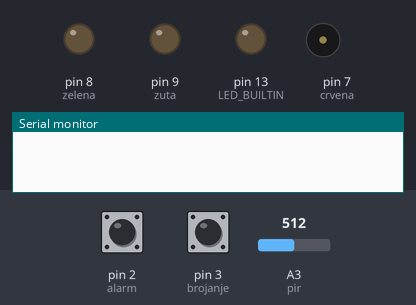
Simulated run of this sketch. Board: Arduino Uno, built with avr-gcc and run on an emulated ATmega328P. Shown: output pins drawn as LEDs (lit = HIGH), buzzer (waves = sounding), the last lines printed to the serial monitor. Inputs (shaded band) come from the test bench; at power-on: pin 2 (alarm) HIGH, pin 3 (brojanje) HIGH, A3 (pir) = 512.

Above: at 1.2 s.
1.3 s: pin 2 (alarm) pulled LOW for 1 s
At 3.8 s:
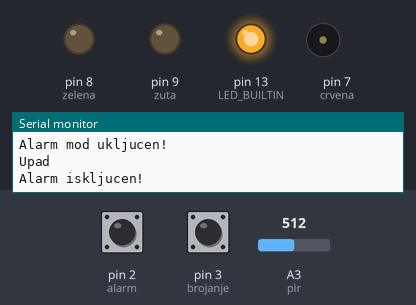
4.1 s: pin 3 (brojanje) pulled LOW for 0.15 s
At 5.2 s:
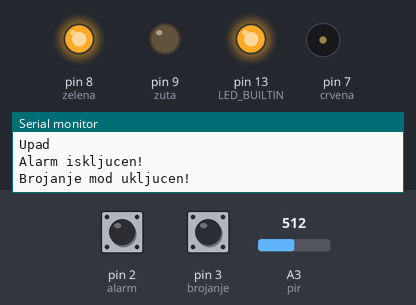
5.7 s: A3 (pir) set to 214
7.2 s: A3 (pir) set to 182
At 7.5 s:
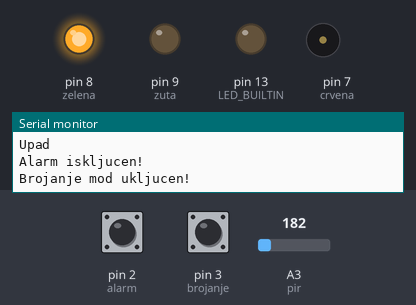
8.7 s: pin 3 (brojanje) pulled LOW for 1 s
At 9.6 s:
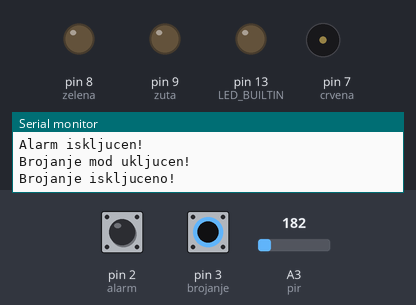
11.2 s: pin 3 (brojanje) pulled LOW for 3.2 s
At 15.5 s:
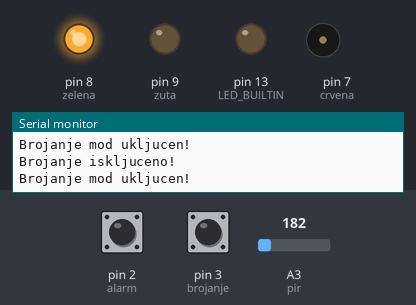
Timing chart, 0 to 16.9 s (numbered marks = the images above; inputs shaded):
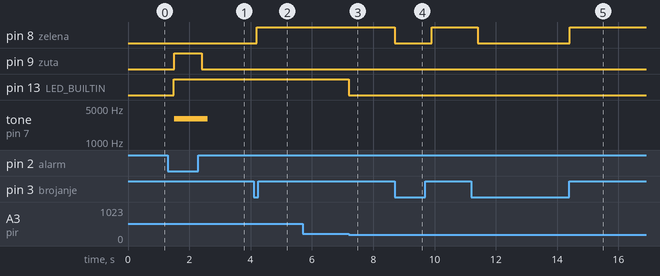

Measured:
- the behaviour switches between 200 and 199 on A3 (pir) (found by bisection; images 2 and 3)
- after the input at 1.3 s, pin 9 (zuta): LOW → HIGH after 0.20 s, → LOW 0.90 s later; pin 13 (LED_BUILTIN): LOW → HIGH after 0.20 s; tone on pin 7 (crvena): silent → 3000 Hz after 0.20 s, → silent 1.1 s later
- after the input at 4.1 s, pin 8 (zelena): LOW → HIGH after 0.10 s
- after the input at 5.7 s, every drawn part: stays the same
- after the input at 7.2 s, pin 13 (LED_BUILTIN): HIGH → LOW at once
- after the input at 8.7 s, pin 8 (zelena): HIGH → LOW at once, → HIGH 1.2 s later
- after the input at 11.2 s, pin 8 (zelena): HIGH → LOW after 0.21 s, → HIGH 3.0 s later

The sketch:

PMTarduino.ino
```cpp
int pir = A3;
int detekcija = 0;
int alarm = 2;
int brojanje = 3;
volatile int brprit = 0;
volatile int alarmprit = 0;
volatile int mod = 2;
volatile int ispis = 0;
volatile int ugaseno = 0;
volatile int ugasenobr = 0;
int crvena = 7;
int zelena = 8;
int zuta = 9;
volatile int stanjeC = LOW;
volatile int stanjeZ = LOW;
volatile int stanjeZu = LOW;
volatile int brojac = 0;

void setup() {
  pinMode(crvena, OUTPUT);
  pinMode(zelena, OUTPUT);
  pinMode(zuta, OUTPUT);
  pinMode(pir, INPUT);
  pinMode(LED_BUILTIN, OUTPUT);
  Serial.begin(9600);
  pinMode(alarm, INPUT_PULLUP);
  pinMode(brojanje, INPUT_PULLUP);
  attachInterrupt(digitalPinToInterrupt(alarm), prekid1, HIGH);
  attachInterrupt(digitalPinToInterrupt(brojanje), prekid2, HIGH);
}

void loop() {

  if (ispis == 1) {
    ispis = 0;
    Serial.println("Alarm mod ukljucen!");
  }
  if (ispis == 2) {
    ispis = 0;
    Serial.println("Brojanje mod ukljucen!");
  }
  if (ugaseno == 1) {
    ugaseno = 0;
    Serial.println("Alarm iskljucen!");
  }
  if (ugasenobr == 1) {
    ugasenobr = 0;
    Serial.println("Brojanje iskljuceno!");
  }
  /* alarmprit = digitalRead(alarm);
    brprit = digitalRead(brojanje);

    if(alarmprit != 0){
     Serial.println("Alarm mod ukljucen!");
    }

    if(brprit !=0){
     Serial.println("Brojanje mod ukljucen!");
    }

    if (alarmprit != 0  || mod == 0) {
     mod = 0;
    }
    if (brprit != 0 || mod == 1) {
     mod = 1;
    }*/
  if (mod == 0) {
    if (analogRead(pir) > 500 && detekcija == 0 && stanjeC == 0) {
      detekcija = 1;
      Serial.println("Upad");
      //stanjeC = HIGH;
      stanjeC = 3000;
      digitalWrite(LED_BUILTIN, HIGH);
    }
    if (analogRead(pir) < 200) {
      detekcija = 0;
      digitalWrite(LED_BUILTIN, LOW);
    }

  }
  if (mod == 1) {
    if (analogRead(pir) > 500 && detekcija == 0) {
      detekcija = 1;
      brojac++;
      digitalWrite(LED_BUILTIN, HIGH);
      Serial.println("Prosao");
      Serial.println(brojac);
    }
    if (analogRead(pir) < 200) {
      detekcija = 0;
      digitalWrite(LED_BUILTIN, LOW);
    }
  }

  //digitalWrite(crvena, stanjeC);
  digitalWrite(zuta, stanjeZu);
  digitalWrite(zelena, stanjeZ);
  if (stanjeC > 0) {
    tone(crvena, stanjeC, 500);
  }


  delay(300);


}

void prekid1() {

  static unsigned long last_interrupt_time = 0;
  unsigned long interrupt_time = millis();
  // If interrupts come faster than 300ms, assume it's a bounce and ignore
  if (interrupt_time - last_interrupt_time > 300)
  {
    if (mod == 2) {
      mod = 0;
      stanjeZu = HIGH;
      ispis = 1;
    }
    else if (mod == 0) {
      stanjeZu = LOW;
      stanjeC = 0;
      mod = 2;
      ugaseno = 1;
    }
  }
  last_interrupt_time = interrupt_time;
}

void prekid2() {

  static unsigned long last_interrupt_time2 = 0;
  unsigned long interrupt_time = millis();
  // If interrupts come faster than 300ms, assume it's a bounce and ignore
  if (interrupt_time - last_interrupt_time2 > 300)
  {
    if (mod == 2) {
      stanjeZ = HIGH;
      mod = 1;
      ispis = 2;
    }
    else if (mod == 1) {
      brojac = 0;
      stanjeZ = LOW;
      mod = 2;
      ugasenobr = 1;
    }
  }
  last_interrupt_time2 = interrupt_time;
}
```
